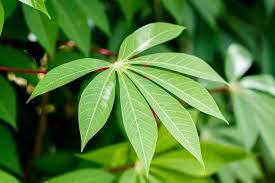
#> input picture daunsingkong.jpg, 275 x 183 px, found by its file name
$ python Binner_Channel.py
#> lines starting #> are read from the running program, lines starting #| are printed output that depends on the picture; after the words box and inside, x2 and y2 are one past the last pixel; in counts of white or black regions, pixels touching at a corner belong together
import numpy as np
import imageio.v3 as img

image_path = "C:\\Users\\user\\Downloads\\daunsingkong.jpg"
image = img.imread(image_path)
#> image is the input picture: shape (183, 275, 3); mean R, G, B 81.1, 125.2, 55.3

if len (image.shape) < 3 or image.shape[2] != 3:
    print("Format Gambar Harus RGB")
    exit()

red = image[:,:,0]
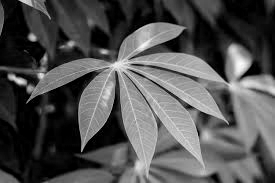
#> red: shape (183, 275); min 0, max 255, mean 81.1
green = image[:,:,1]
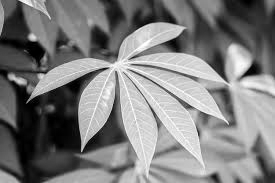
#> green: shape (183, 275); min 0, max 255, mean 125.2
blue = image[:,:,2]
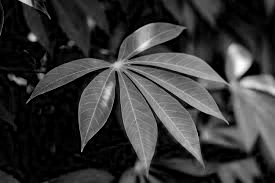
#> blue: shape (183, 275); min 0, max 255, mean 55.3

gray = 0.299 * red + 0.587 * green + 0.144 * blue
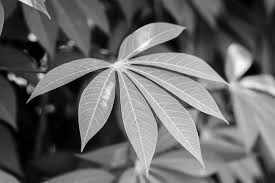
#> gray: shape (183, 275) float64; min 0, max 262.1, mean 105.7; drawn with min black and max white

image_gray = np.zeros_like(image)
image_gray[:,:,0] = gray
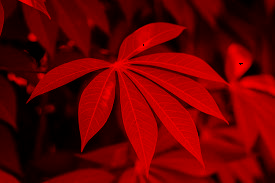
#> image_gray: shape (183, 275, 3); mean of channels 0, 1, 2 105.2, 0, 0; drawn as R, G, B
image_gray[:,:,1] = gray
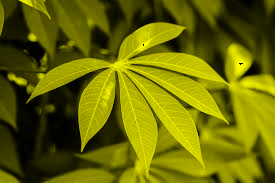
#> image_gray: shape (183, 275, 3); mean of channels 0, 1, 2 105.2, 105.2, 0; drawn as R, G, B
image_gray[:,:,2] = gray

threshold = 100
image_bw = np.zeros_like(image)

for i in range(0, len(gray)):
    for j in range(0, len(gray[i])):
        if gray[i][j] > threshold:
            image_bw[i][j] = 255
        else:
            image_bw[i][j] = 0
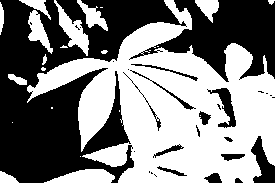
#> image_bw: shape (183, 275, 3); 50.9% white; 29 black regions (14 under 20 px), largest, box (x1, y1, x2, y2) and area: (0, 0, 187, 183) 17036, (129, 0, 275, 82) 5629, (251, 136, 275, 183) 582


img.imwrite("bw_singkong.jpg", image_bw)

print("Proses Berhasil")
